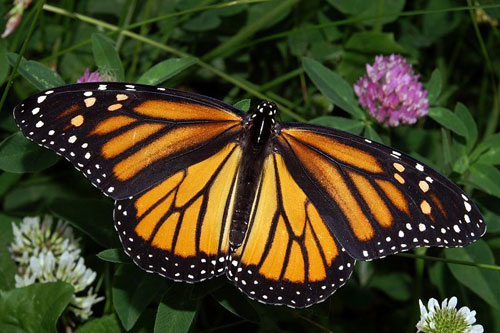
#> input picture CV/mean-shift-clustering-master/Butterfly.jpg, 500 x 333 px, given in place of FormatFactoryPart1.mp4, which was not available
$ python threeFrame.py
#> lines starting #> are read from the running program, lines starting #| are printed output that depends on the picture; after the words box and inside, x2 and y2 are one past the last pixel; in counts of white or black regions, pixels touching at a corner belong together; pictures that were not available may be replaced by others from this repository, and a replacement may not be noted
import cv2 as cv
import numpy as np
from matplotlib import pyplot as plt
def PicProcess(img):
    r=[0,0,0]
    dst=[0,0,0]
    eq=[0,0,0]
    for i in range(len(img)):
        img[i] = img[i][100:401, 500:951]
        equ = cv.createCLAHE(clipLimit=2.0, tileGridSize=(8, 8))
        equ = equ.apply(img[i])
        eq[i]=equ
        # [4 lines of commented-out code are left out]
        r[i], dst[i] = cv.threshold(eq[i], 90, 225,0)  # 101-102
        dst[i] = cv.medianBlur(dst[i], 9)#中值滤波
        dst[i] = cv.blur(dst[i], (6, 6)) #均值滤波
    return eq,dst
def plotPic(images,equ,dst):
    plt.figure("show")
    for i in range(3):
        plt.subplot(3, 3, i * 3 + 1), plt.imshow(images[i], 'gray')
        # plt.title(titles[i * 3]), plt.xticks([]), plt.yticks([])
        plt.subplot(3, 3, i * 3 + 2), plt.imshow(equ[i],'gray')
        # plt.title(titles[i * 3 + 1]), plt.xticks([]), plt.yticks([])
        plt.subplot(3, 3, i * 3 + 3), plt.imshow(dst[i], 'gray')
        # plt.title(titles[i * 3 + 2]), plt.xticks([]), plt.yticks([])
    # plt.show()/
img=[0,0,0]
# # img[0]=cv.imread("./blurPic/1.jpg",0)
# # img[1]=cv.imread("./blurPic/2.jpg",0)
# # img[2]=cv.imread("./blurPic/3.jpg",0)
#
# # img[0]=cv.imread("./202-233/52.jpg",0)
# # img[1] =cv.imread("./202-233/53.jpg",0)
# # img[2] =cv.imread("./202-233/54.jpg",0)
#
# img[0]=cv.imread("./101-102/50.jpg",0)
# img[1] =cv.imread("./101-102/51.jpg",0)
# img[2] =cv.imread("./101-102/52.jpg",0)
# # # current1 = cv.absdiff(img1, img2)  #两帧图象之间的差值，变化的为白色，未变的为黑色
# # # current2 = cv.absdiff(img3, img2)  #两帧图象之间的差值，变化的为白色，未变的为黑色
# # cv.imshow("dd",current1)
# # cv.imshow("dd2",current2)
# # img1 = cv.medianBlur(img1, 5)#中值滤波
# # img2 = cv.medianBlur(img2, 5)#中值滤波
# # img3 = cv.medianBlur(img3, 5)#中值滤波
#
# equ,dst=PicProcess(img)
# plotPic(img,equ,dst)
# # current2 = cv.absdiff(dst[1], dst[0])  #两帧图象之间的差值，变化的为白色，未变的为黑色
# # cv.imshow("current",current2)
#
#
#
# #
# # plt.figure("image3")
# # plt.subplot(1,2,1)
# # plt.imshow(img3, cmap = plt.cm.gray)
# # plt.subplot(1,2,2)
# # plt.imshow(dst3, cmap = plt.cm.gray)
# #
# #
# d1=abs(cv.subtract(dst[1],dst[0]))
# d2=abs(cv.subtract(dst[2],dst[1]))
#
# # plt.figure("D")
# # plt.subplot(1,2,1)
# # plt.imshow(d1, cmap = plt.cm.gray)
# # plt.subplot(1,2,2)
# # plt.imshow(d2, cmap = plt.cm.gray)
# d=cv.bitwise_or(d1,d2)
# # cv.imshow("move",d)

def main():
    # vc = cv.VideoCapture("../video/202-233/FormatFactoryPart3.mp4")
    vc = cv.VideoCapture("../video/103-102/FormatFactoryPart1.mp4")
    # vc = cv.VideoCapture("../video/blur.mp4")
    c = 0
    if vc.isOpened():
        rval, frame = vc.read()
#> frame is the input picture: shape (333, 500, 3); mean B, G, R 33.2, 63.3, 66.7
    else:
        rval = False

    frame = cv.cvtColor(frame, cv.COLOR_BGR2GRAY)
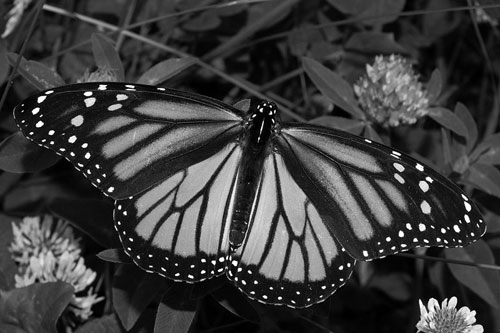
#> frame: shape (333, 500); min 0, max 255, mean 60.9
    d = np.zeros(frame.shape, dtype=np.int8)
    temp1 = frame.copy()
    temp2 = frame.copy()
    while rval:
        rval, frame = vc.read()

        # 将输入转为灰度图
        gray = cv.cvtColor(frame, cv.COLOR_BGR2GRAY)
        # equ, dst = PicProcess(gray)
        equ = cv.createCLAHE(clipLimit=2.0, tileGridSize=(8, 8))
        equ = equ.apply(gray)
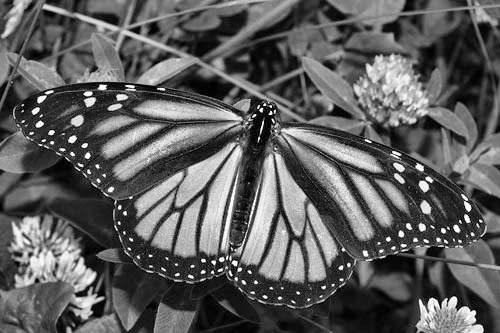
#> equ: shape (333, 500); min 0, max 255, mean 93.3
        # [5 lines of commented-out code are left out]
        r, dst = cv.threshold(equ, 100, 225,0)  # 101-102
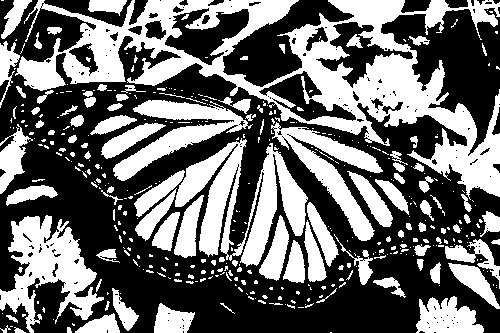
#> dst: shape (333, 500); values 0 (black) and 225 (white), 42.1% white; 411 white regions (302 under 20 px), largest, box (x1, y1, x2, y2) and area: (15, 0, 500, 200) 26363, (175, 138, 308, 267) 7200, (0, 215, 104, 333) 5470

        dst = cv.medianBlur(dst, 5)#中值滤波
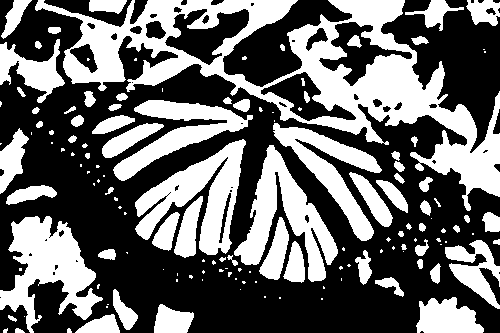
#> dst: shape (333, 500); values 0 (black) and 225 (white), 41% white; 142 white regions (69 under 20 px), largest, box (x1, y1, x2, y2) and area: (35, 0, 500, 211) 24452, (0, 216, 103, 333) 5625, (135, 139, 246, 255) 5302
        # dst = cv.blur(dst, (3, 3)) #均值滤波
        dst = cv.GaussianBlur(dst, (5, 5), 0)
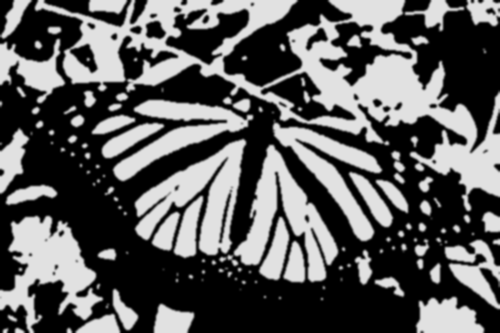
#> dst: shape (333, 500); min 0, max 225, mean 92.2

        d1 = abs(cv.subtract(dst, temp1))
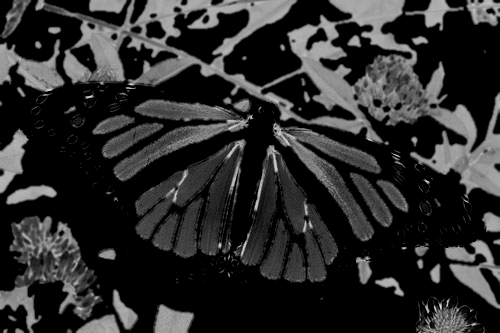
#> d1: shape (333, 500); min 0, max 225, mean 44.1
        d2 = abs(cv.subtract(temp1, temp2))
#> d2: shape (333, 500); every value is 0
        d = cv.bitwise_and(d1, d2)
        temp2 = temp1
        temp1 = dst
        cv.imshow("frame",equ )
        cv.imshow("SegMat", dst)
        k = cv.waitKey(800)
#> (key Esc is pressed here)
        if k == 25:
            vc.release()
            cv.destroyAllWindows()
            break
        c = c + 1


if __name__ == '__main__':
    main()
